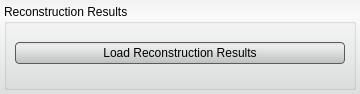
<?xml version="1.0" encoding="UTF-8"?>
<ui version="4.0">
 <class>ViewerToolInterface</class>
 <widget class="QWidget" name="ViewerToolInterface">
  <property name="geometry">
   <rect>
    <x>0</x>
    <y>0</y>
    <width>360</width>
    <height>94</height>
   </rect>
  </property>
  <property name="windowTitle">
   <string>Viewer Tool</string>
  </property>
  <property name="styleSheet">
   <string notr="true">QWidget#ViewerToolInterface{
border-radius: 3px;
	background-color: qlineargradient(spread:pad, x1:0.5, y1:0, x2:0.5, y2:0.960227, stop:0 rgba(241, 241, 241, 255), stop:0.155779 rgba(250, 250, 250, 255), stop:1 rgba(222, 224, 224, 255));      
}

QPushButton{
background-color: qlineargradient(spread:pad, x1:0.5, y1:0, x2:0.5, y2:0.960227, stop:0 rgba(221, 221, 221, 255), stop:0.155779 rgba(238, 238, 238, 255), stop:1 rgba(192, 194, 194, 255));
	border-radius: 4px;
	border: 1px solid rgb(90, 90, 90);
	margin:4px;
}

QPushButton:hover{
background-color: qlineargradient(spread:pad, x1:0.5, y1:0, x2:0.5, y2:1, stop:0 rgba(195, 195, 195, 255), stop:0.253769 rgba(206, 206, 206, 255), stop:1 rgba(185, 185, 185, 255));
	border-radius: 4px;
	border: 1px solid rgb(90, 90, 90);
	margin:4px;
}

QPushButton:pressed{
	background-color: qlineargradient(spread:pad, x1:0.5, y1:0, x2:0.5, y2:1, stop:0 rgba(150, 150, 150, 255), stop:0.753769 rgba(206, 206, 206, 255), stop:1 rgba(185, 185, 185, 255));
	border-radius: 4px;
	border: 1px solid rgb(90, 90, 90);
	margin:4px;
}</string>
  </property>
  <layout class="QVBoxLayout" name="verticalLayout">
   <property name="spacing">
    <number>2</number>
   </property>
   <property name="margin">
    <number>4</number>
   </property>
   <item>
    <widget class="QWidget" name="widget" native="true">
     <property name="minimumSize">
      <size>
       <width>0</width>
       <height>32</height>
      </size>
     </property>
     <layout class="QHBoxLayout" name="horizontalLayout">
      <property name="spacing">
       <number>0</number>
      </property>
      <property name="margin">
       <number>0</number>
      </property>
      <item>
       <widget class="QGroupBox" name="open_files_groupbox_">
        <property name="minimumSize">
         <size>
          <width>0</width>
          <height>86</height>
         </size>
        </property>
        <property name="maximumSize">
         <size>
          <width>16777215</width>
          <height>86</height>
         </size>
        </property>
        <property name="title">
         <string>Reconstruction Results</string>
        </property>
        <property name="alignment">
         <set>Qt::AlignLeading|Qt::AlignLeft|Qt::AlignTop</set>
        </property>
        <layout class="QVBoxLayout" name="verticalLayout_1">
         <property name="spacing">
          <number>6</number>
         </property>
         <property name="leftMargin">
          <number>4</number>
         </property>
         <property name="topMargin">
          <number>0</number>
         </property>
         <property name="rightMargin">
          <number>4</number>
         </property>
         <property name="bottomMargin">
          <number>4</number>
         </property>
         <item>
          <widget class="QPushButton" name="openLabelsButton">
           <property name="minimumSize">
            <size>
             <width>0</width>
             <height>30</height>
            </size>
           </property>
           <property name="text">
            <string>Load Reconstruction Results</string>
           </property>
          </widget>
         </item>
        </layout>
       </widget>
      </item>
     </layout>
    </widget>
   </item>
  </layout>
 </widget>
 <resources>
  <include location="../../Resources/QtResources.qrc"/>
 </resources>
 <connections/>
</ui>
